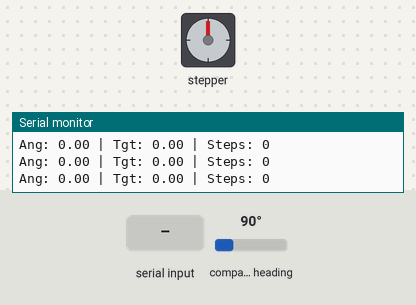
The program below on a simulated ESP32. Shown: stepper motor, the last lines printed to the serial monitor. Wiring (inferred from the names in the program): stepper motor driver (200 steps per turn assumed): step GPIO 14; direction GPIO 12. Inputs (shaded band) come from the test bench; at power-on: compass heading 90°.

Above: at 1.2 s.
1.3 s: compass heading set to 7°
At 1.45 s:
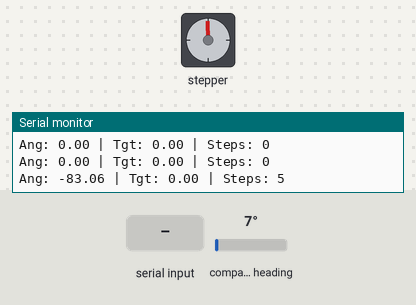
At 2.05 s:
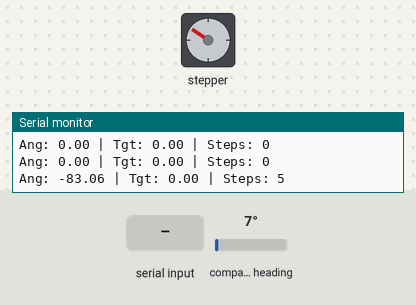
4.3 s: "V\n" received over Serial
At 5.1 s:
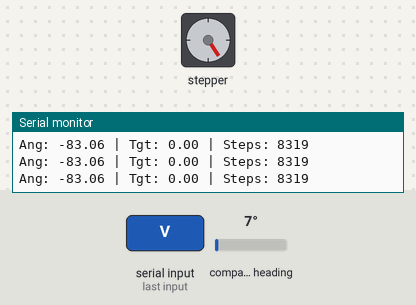
Timing chart, 0 to 7.3 s (numbered marks = the images above; inputs shaded):
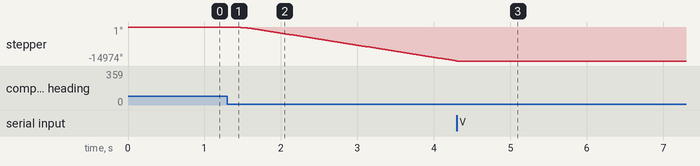

The program:

main.cpp
```cpp
#include <AS5600.h>
#include <Arduino.h>
#include <Wire.h>

// Pin definitions
const int STEP_PIN = 14;
const int DIR_PIN = 12;
const int I2C_SDA = 21;
const int I2C_SCL = 22;

// Motor/Encoder Parameters
const float DEG_TO_COUNTS = 4096.0 / 360.0;
const float COUNTS_TO_DEG = 360.0 / 4096.0;

// PD Constants
float Kp = 15.0; // Lower to prevent stalling at start
float Kd = 0.5;  // Lower to prevent overshooting
float deadbandDeg = 0.5; // Stop if within this range (degrees)
float maxVel = 10000.0;  // Max velocity (steps/sec) - prevents decel stalling

// State Variables
long targetPos = 0; // Target position in encoder counts
long stepCount = 0; // Total steps sent

// Control Variables
long lastPos = 0; // Last position for velocity calculation
unsigned long lastPIDTime = 0;
const int PID_INTERVAL_US = 500; // 2kHz Loop

// Velocity Ramping (Acceleration Limiting)
float currentVel = 0;   // Current commanded velocity (steps/sec)
float currentAccel = 0; // Current acceleration (steps/sec²) - for jerk control
float maxAccel = 25000.0; // Max acceleration (steps/sec²) - adjustable
float maxDecel = 25000.0; // Max deceleration (steps/sec²) - slower for safety
float jerkRatio =
    0.33; // S-curve jerk ratio (0-1, where 0.66 = 66% smooth ramping)

unsigned long lastStepTime = 0;
unsigned long stepIntervalUs = 0;
unsigned long lastReportTime = 0;

AS5600 as5600;

void runPulsing() {
  if (stepIntervalUs > 0) {
    unsigned long nowUs = micros();
    if (nowUs - lastStepTime >= stepIntervalUs) {
      lastStepTime = nowUs;
      digitalWrite(STEP_PIN, HIGH);
      delayMicroseconds(2);
      digitalWrite(STEP_PIN, LOW);
      stepCount++;
    }
  }
}

void updateControl(float dt) {
  long currentPos = as5600.getCumulativePosition();

  // PD Control Loop
  float errorCounts = (float)targetPos - (float)currentPos;
  float errorDeg = errorCounts * COUNTS_TO_DEG;

  // 1. Deadband Check: Stop if close enough
  if (abs(errorDeg) < deadbandDeg) {
    stepIntervalUs = 0;
    currentVel = 0;
    lastPos = currentPos;
    return;
  }

  // Calculate actual velocity (change in position over time)
  float measuredVel = (currentPos - lastPos) / dt;
  lastPos = currentPos;

  // PD Controller: P drives toward target, D opposes velocity (damping)
  float pTerm = Kp * errorCounts;
  float dTerm = -Kd * measuredVel; // Negative because we oppose velocity

  float desiredVel = pTerm + dTerm;

  // Velocity limit: prevent going too fast (prevents decel stalling)
  desiredVel = constrain(desiredVel, -maxVel, maxVel);

  // Only move if desired velocity is meaningful (avoid tiny drifts)
  if (abs(desiredVel) < 10) {
    stepIntervalUs = 0;
    currentVel = 0; // Reset ramping
    return;
  }

  // **S-Curve Jerk Control**: Smooth acceleration ramping
  float velChange = desiredVel - currentVel;

  // Use different limits for acceleration vs deceleration
  bool isDecelerating =
      (abs(desiredVel) < abs(currentVel)) && (abs(velChange) > 100);
  float accelLimit = isDecelerating ? maxDecel : maxAccel;

  // Starting boost: overcome static friction when starting from rest
  if (abs(currentVel) < 50 && abs(desiredVel) > 100) {
    // Jump to minimum velocity to break static friction
    currentVel = (desiredVel > 0) ? 200 : -200;
    currentAccel = 0; // Reset acceleration for jerk control
  } else {
    // Calculate desired acceleration based on velocity error
    float desiredAccel = (velChange / dt); // Ideal accel to reach target

    // Limit to max accel/decel
    if (abs(desiredAccel) > accelLimit) {
      desiredAccel = (desiredAccel > 0) ? accelLimit : -accelLimit;
    }

    // **Jerk Limiting**: Smooth the acceleration change (S-curve)
    float accelChange = desiredAccel - currentAccel;
    float maxJerk =
        accelLimit / (jerkRatio * 0.5); // Jerk = accel_rate / time_fraction
    float maxAccelChange = maxJerk * dt;

    if (abs(accelChange) > maxAccelChange) {
      // Ramp acceleration smoothly (S-curve phase)
      currentAccel += (accelChange > 0) ? maxAccelChange : -maxAccelChange;
    } else {
      // Can reach desired acceleration
      currentAccel = desiredAccel;
    }

    // Apply the smoothed acceleration to velocity
    currentVel += currentAccel * dt;

    // Safety clamp
    if ((velChange > 0 && currentVel > desiredVel) ||
        (velChange < 0 && currentVel < desiredVel)) {
      currentVel = desiredVel;
      currentAccel = 0;
    }
  }

  // Convert Ramped Velocity to Step Interval
  stepIntervalUs = 1000000.0 / abs(currentVel);
  digitalWrite(DIR_PIN, currentVel > 0 ? LOW : HIGH);
}

void setup() {
  Serial.begin(921600);
  Wire.begin(I2C_SDA, I2C_SCL);
  Wire.setClock(1000000);

  as5600.begin();
  as5600.setDirection(AS5600_COUNTERCLOCK_WISE);
  as5600.resetCumulativePosition();

  pinMode(STEP_PIN, OUTPUT);
  pinMode(DIR_PIN, OUTPUT);

  lastPIDTime = micros();

  Serial.println("\n--- Simplified NEMA17 PD Control ---");
  Serial.println("Commands: T<deg>, P<val>, D<val>, B<val>, A<val>, V<val>");
  Serial.println("  T=Target, P=Kp, D=Kd, B=Deadband, A=Accel, V=MaxVel");
}

void loop() {
  // ====== CRITICAL: Step Generation FIRST (Never Block This!) ======
  runPulsing();

  unsigned long nowUs = micros();

  // ====== PID Control Loop (2kHz) ======
  if (nowUs - lastPIDTime >= PID_INTERVAL_US) {
    float dt = (nowUs - lastPIDTime) / 1000000.0;
    lastPIDTime = nowUs;
    updateControl(dt);
  }

  // ====== Telemetry - ONLY print when moving slow or stopped ======
  // Serial.print() blocks for ~700μs, causing step starvation at high speeds!
  if (millis() - lastReportTime > 100) { // Reduced to 10Hz
    if (abs(currentVel) < 1000) {        // Only print if slow/stopped
      lastReportTime = millis();
      float currentDeg = as5600.getCumulativePosition() * COUNTS_TO_DEG;
      float targetDeg = targetPos * COUNTS_TO_DEG;

      Serial.print("Ang: ");
      Serial.print(currentDeg, 2);
      Serial.print(" | Tgt: ");
      Serial.print(targetDeg, 2);
      Serial.print(" | Steps: ");
      Serial.println(stepCount);
    } else {
      lastReportTime = millis(); // Update timer even if we skip
    }
  }

  // ====== Command Parsing (keep minimal) ======
  if (Serial.available()) {
    String in = Serial.readStringUntil('\n');
    in.trim();
    if (in.length() > 0) {
      char cmd = toupper(in[0]);
      float val = in.substring(1).toFloat();

      if (cmd == 'T') {
        targetPos = val * DEG_TO_COUNTS;
        stepCount = 0;
        currentVel = 0; // Reset velocity ramping
      } else if (cmd == 'P') {
        Kp = val;
        Serial.print("Kp set to: ");
        Serial.println(Kp);
      } else if (cmd == 'D') {
        Kd = val;
        Serial.print("Kd set to: ");
        Serial.println(Kd);
      } else if (cmd == 'B') {
        deadbandDeg = val;
        Serial.print("Deadband set to: ");
        Serial.println(deadbandDeg);
      } else if (cmd == 'A') {
        maxAccel = val;
        Serial.print("Max Accel set to: ");
        Serial.println(maxAccel);
      } else if (cmd == 'V') {
        maxVel = val;
        Serial.print("Max Vel set to: ");
        Serial.println(maxVel);
      }
    }
  }
}
```

Measured:
- after the input at 1.3 s, stepper: keeps turning counter-clockwise at about 4993°/s, starting at once
